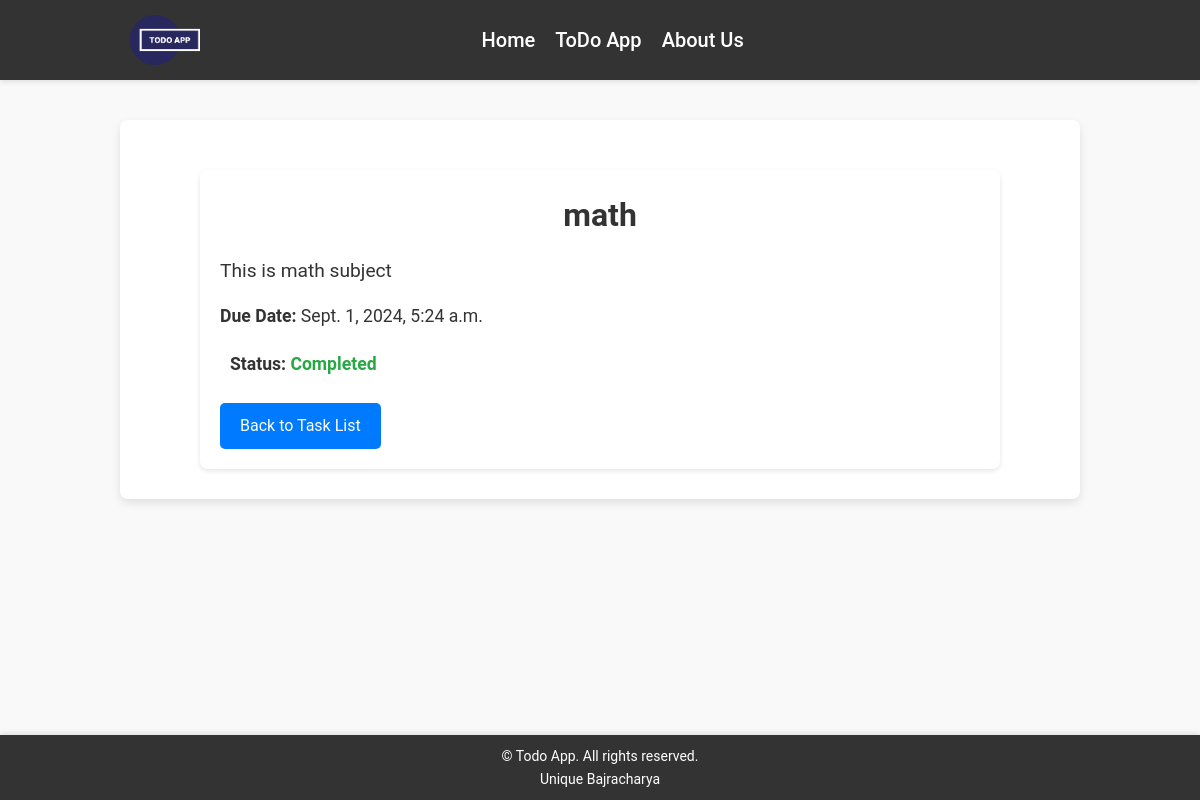
Page /todo/task/3/ on the committed database.
### todoapp/models.py (models this page shows, shortened)
class Task(models.Model):
    title = models.CharField(max_length=200)
    description = models.TextField(blank=True, null=True)
    completed = models.BooleanField(default=False)
    created_at = models.DateTimeField(auto_now_add=True)
    due_date = models.DateTimeField(blank=True, null=True)

### todoapp/views.py (the view)
# urls.py: path('task/<int:pk>/', views.task_detail, name='task_detail'),
def task_detail(request, pk):
    task = get_object_or_404(Task, pk=pk)
    return render(request, 'todoapp/task_detail.html', {'task': task})

### todoapp/templates/todoapp/task_detail.html (shortened to what this page needs)
{% extends 'base.html' %}
{% block content %}
    <div class="task-detail">
        <h1 class="task-title">{{ task.title }}</h1>
        <p class="task-description">{{ task.description }}</p>
        <p class="task-due-date"><strong>Due Date:</strong> {{ task.due_date }}</p>
        <p class="task-status"><strong>Status:</strong> {% if task.completed %}<span class="status-completed">Completed</span>{% else %}<span class="status-not-completed">Not Completed</span>{% endif %}</p>
        <a href="{% url 'task_list' %}" class="button">Back to Task List</a>
    </div>
{% endblock %}

### todoapp/static/css/styles.css (style rules this page uses)
* { margin: 0; padding: 0; box-sizing: border-box; }
body { font-family: 'Roboto', sans-serif; background-color: #f9f9f9; color: #333; line-height: 1.6; }
h1 { margin-bottom: 20px; font-size: 2em; color: #333; text-align: center; }
a { color: #007bff; text-decoration: none; }
.button { background-color: #007bff; color: white; padding: 10px 15px; border-radius: 5px; text-decoration: none; display: inline-block; font-size: 16px; transition: background-color 0.3s ease; }
.task-title { color: #007bff; text-decoration: none; font-size: 1.5em; }
.task-status { font-weight: bold; padding: 5px 10px; border-radius: 5px; }
.task-description { margin-bottom: 10px; }
.task-detail { background: #fff; border-radius: 8px; box-shadow: 0 2px 5px rgba(0, 0, 0, 0.1); padding: 20px; margin-top: 20px; max-width: 800px; margin-left: auto; margin-right: auto; }
.task-title { font-size: 2em; color: #333; margin-bottom: 15px; }
.task-description { font-size: 1.2em; margin-bottom: 15px; }
.task-due-date { font-size: 1.1em; margin-bottom: 15px; }
.task-status { font-size: 1.1em; font-weight: bold; margin-bottom: 20px; }
.status-completed { color: #28a745; }
.button { display: inline-block; background-color: #007bff; color: white; padding: 10px 20px; text-align: center; text-decoration: none; border-radius: 5px; transition: background-color 0.3s ease; }

### rows in the picture
Task: title "math", description "This is math subject", due_date "Sept. 1, 2024, 5:24 a.m."
